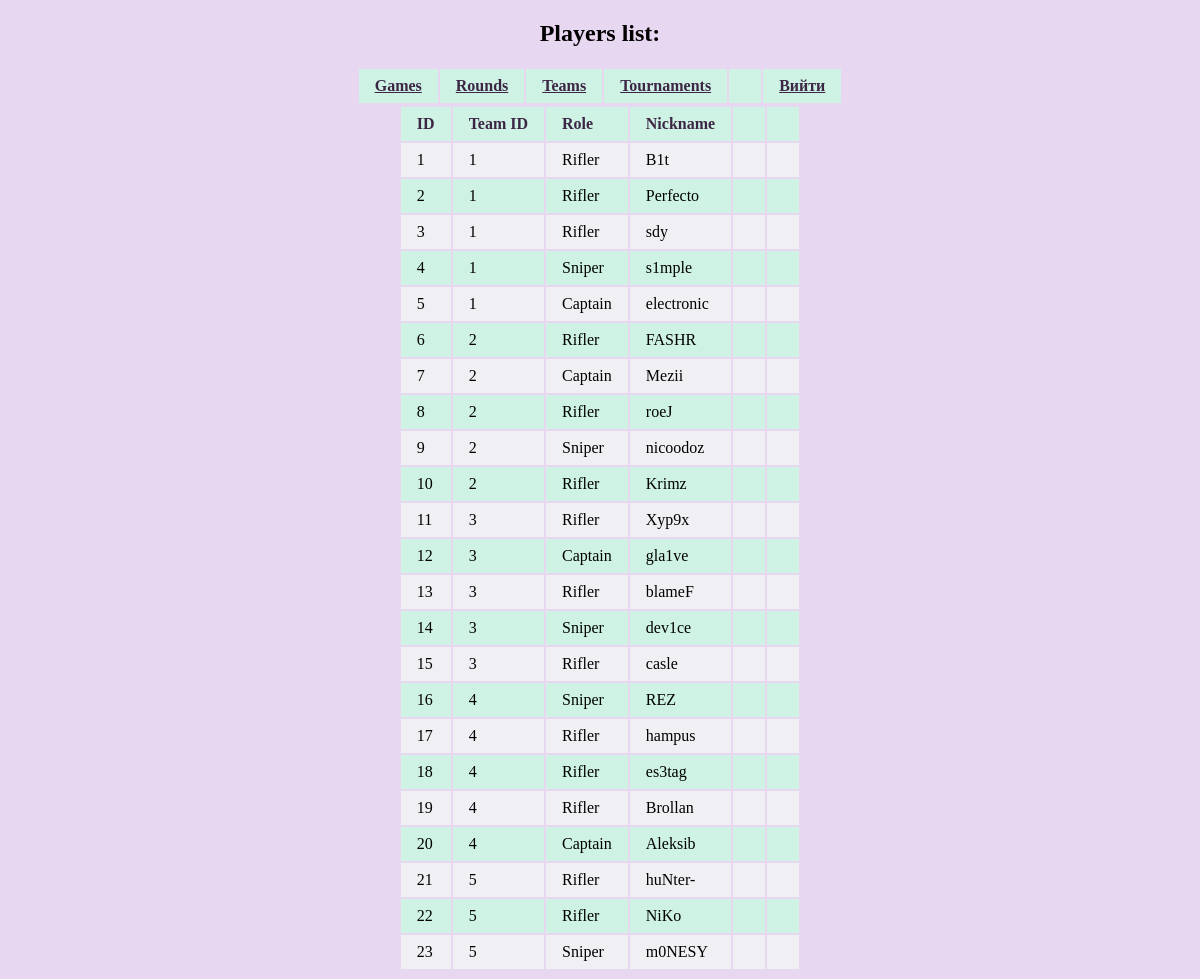
Page /player.php on the committed database.
### tables this page shows
CREATE TABLE `Player` (
  `id` int NOT NULL,
  `team_id` int NOT NULL,
  `role` char(50) NOT NULL,
  `nickname` char(50) NOT NULL
);

### player.php (the view, shortened to what this page needs)
<!DOCTYPE html>
<html>
<head>
<link rel="stylesheet" href="css/base.css">
</head>
<body>
<h2 style="text-align: center;">Players list:</h2>
<table>
    <tr>
        <th><a href="index.php">Games</a></th>
        <th><a href="round.php">Rounds</a></th>
        <th><a href="team.php">Teams</a></th>
        <th><a href="tournament.php">Tournaments</a></th>
        <th><?php echo $_COOKIE["usernamecookie"];?></th>
        <th><a href="logout.php">Вийти</a></th>
    </tr>
</table>
<?php
include "connect.php";
$sql = "SELECT * FROM Player";
if($result = $conn->query($sql)){
    echo "<table><tr><th>ID</th><th>Team ID</th><th>Role</th><th>Nickname</th><th></th><th></th></tr>";
    foreach($result as $row){
        echo "<tr>";
            echo "<td>" . $row["id"] . "</td>";
            echo "<td>" . $row["team_id"] . "</td>";
            echo "<td>" . $row["role"] . "</td>";
            echo "<td>" . $row["nickname"] . "</td>";
            if('admin' == $_COOKIE["userlevelcookie"]){
            echo "<td><a href='update_player.php?id=" . $row["id"] . "'>Змінити</a></td>";
            echo "<td><form action='delete_player.php' method='post'>
                        <input type='hidden' name='id' value='" . $row["id"] . "' />
                        <input type='submit' value='Видалити'>
                   </form></td>";
            } else {
                echo "<td></td>";
                echo "<td></td>";
            }
        echo "</tr>";
    }
    echo "</table>";
} else{
    echo "Помилка: " . $conn->error;
}
?>
</body>
</html>

### css/base.css (style rules this page uses)
* { margin-left: auto; margin-right: auto; }
body { background-color: #E8D7F1; }
table { max-width: 100%; }
tr:nth-child(odd) { background-color: #CEF3E4; }
tr:nth-child(even) { background-color: #F0EFF4; }
th { background-color: #CEF3E4; color: #3D2645; }
th, td { text-align: left; padding: 0.5em 1em; }
td::before { display: none; }
a { color: #3D2645; }

### rows in the picture
player: id "1", team "1", role "Rifler", nickname "B1t"
player: id "2", team "1", role "Rifler", nickname "Perfecto"
player: id "3", team "1", role "Rifler", nickname "sdy"
player: id "4", team "1", role "Sniper", nickname "s1mple"
player: id "5", team "1", role "Captain", nickname "electronic"
player: id "6", team "2", role "Rifler", nickname "FASHR"
player: id "7", team "2", role "Captain", nickname "Mezii"
player: id "8", team "2", role "Rifler", nickname "roeJ"
player: id "9", team "2", role "Sniper", nickname "nicoodoz"
player: id "10", team "2", role "Rifler", nickname "Krimz"
player: id "11", team "3", role "Rifler", nickname "Xyp9x"
player: id "12", team "3", role "Captain", nickname "gla1ve"
player: id "13", team "3", role "Rifler", nickname "blameF"
player: id "14", team "3", role "Sniper", nickname "dev1ce"
player: id "15", team "3", role "Rifler", nickname "casle"
player: id "16", team "4", role "Sniper", nickname "REZ"
player: id "17", team "4", role "Rifler", nickname "hampus"
player: id "18", team "4", role "Rifler", nickname "es3tag"
player: id "19", team "4", role "Rifler", nickname "Brollan"
player: id "20", team "4", role "Captain", nickname "Aleksib"
player: id "21", team "5", role "Rifler", nickname "huNter-"
player: id "22", team "5", role "Rifler", nickname "NiKo"
player: id "23", team "5", role "Sniper", nickname "m0NESY"
